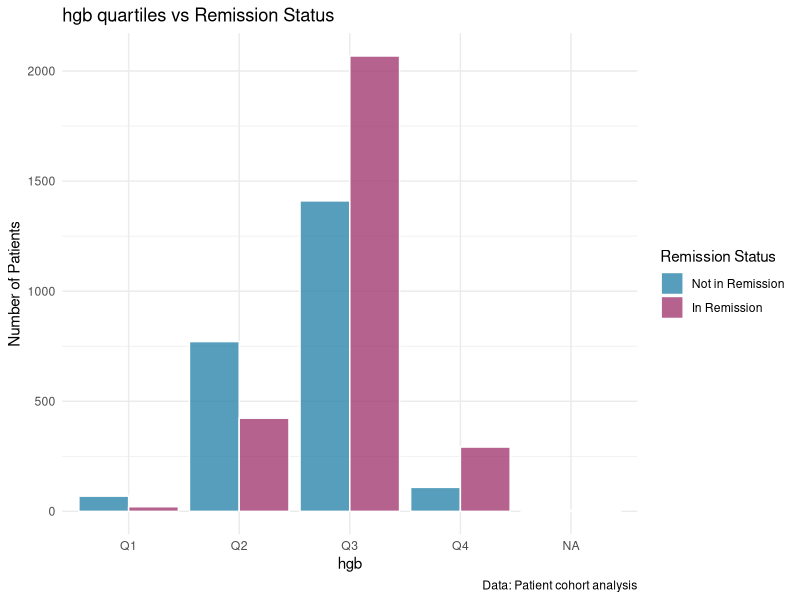
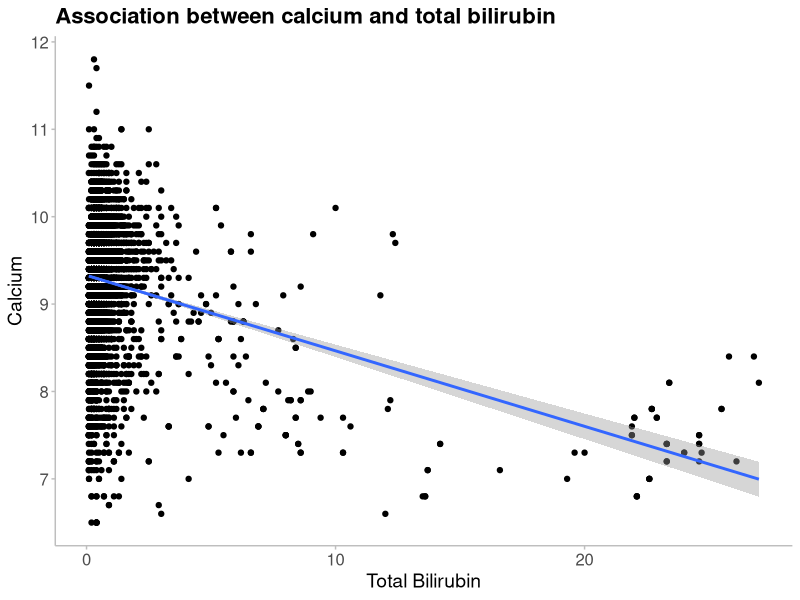

Write the R code that produced these figures, in order.
#----Script Header-------------------------------------------------------------####
# Date: 10.09.2025         
# Author: Data_drama_queens     
# Filename: creating-plots
# Description: Script for creating plots.
#              We were given 5 questions, and asked to select one question each.
#              We have answered the following questions:
#                 - Does the remission depend on the hemoglobin level categorized into quartiles?
#                 - Does the remission depend on chloride?
#                 - Is there an association between calcium and total bilirubin?
# Project: RMED901A_Exam_Assignment
#-------------------------------------------------------------------------------###

# Read the data ----
library(here)
library(ggplot2)
library(tidyverse)

patient_data <- read_delim(
  here("data", "data_for_analysis", "20250908-tidy-joined-exam-data.txt"),
  delim = "\t"
)


# Does the remission depend on the hemoglobin level categorized into quartiles?
# Hemoglobin quartiles - statistical analysis
# ANOVA test
patient_data %>% 
  aov(rbc ~ hgb_quartiles, data = .) %>%  # Performs one-way ANOVA
  broom::tidy()                           # Converts results to clean data frame


# Creates table for active inflammation vs remission
table(patient_data$hgb_quartiles, patient_data$remission)

# Plot 1 - hgb_quartiles vs remission
hgb_remission_plot <- ggplot(patient_data, aes(x = hgb_quartiles, fill = remission)) +
  geom_bar(position = "dodge",            # Side-by-side bars 
           alpha = 0.8,                   # Semi-transparent bars 
           color = "white",               # White borders around bars
           size = 0.5) +                  # Border thickness
  scale_fill_manual(values = c("#2E86AB", "#A23B72"),    
                    name = "Remission Status",           # Legend title
                    labels = c("Not in Remission", "In Remission")) + # Custom legend labels
  labs(title = "hgb quartiles vs Remission Status", # Main title
       x = "hgb",                         # X-axis label
       y = "Number of Patients",                          # Y-axis label
       caption = "Data: Patient cohort analysis") +      # Bottom caption
  theme_minimal()                         

hgb_remission_plot


# Association between calcium and total bilirubin----
#Plot the data first
patient_data  %>%
  ggplot(aes(x = tbil, y = cal)) +
  geom_point() +
  geom_smooth(method = "lm") +
  xlab("Total Bilirubin") + #change x axis label
  ylab("Calcium") + #y axis labels
  labs(title = "Association between calcium and total bilirubin") +
  theme_minimal() + #use the minimal theme
  theme(
    panel.grid.major = element_blank(), #remove major grid
    panel.grid.minor = element_blank(), #remove minor grid
    axis.line = element_line(colour="grey", linewidth = 0.5), #include x and y axis
    axis.ticks = element_line(colour = "grey", linewidth = 0.5), #include tick marks
    plot.title = element_text(size = 16, face = "bold"), #change title font
    axis.title = element_text(size = 14), #change axis title size
    axis.text.x = element_text( size = 12), #change x-axis text size
    axis.text.y = element_text(size=12) #change y-axis text size
  ) 

# From the plot we see that the data is not well captured by a linear relationships.
# Most points are located at low levels of total bilirubin, while a few points are located to the right.
# If the analyse was to be used in a "real" analysis, we should consider measures to improve the 
# association evaluation.

# However, a linear regression analysis for the association between calcium and total bilirubin is 
# considered to be sufficient in this project.
cal_tbil_lm <- patient_data %>% 
  lm(cal ~ tbil, data = .) %>%
  broom::tidy()

#View the regression results
cal_tbil_lm

# The linear regression indicates that there is an association between calcium and total bilirubin.
# The estimated coefficient is -0.09, with a p-value of 1.8e-104.
